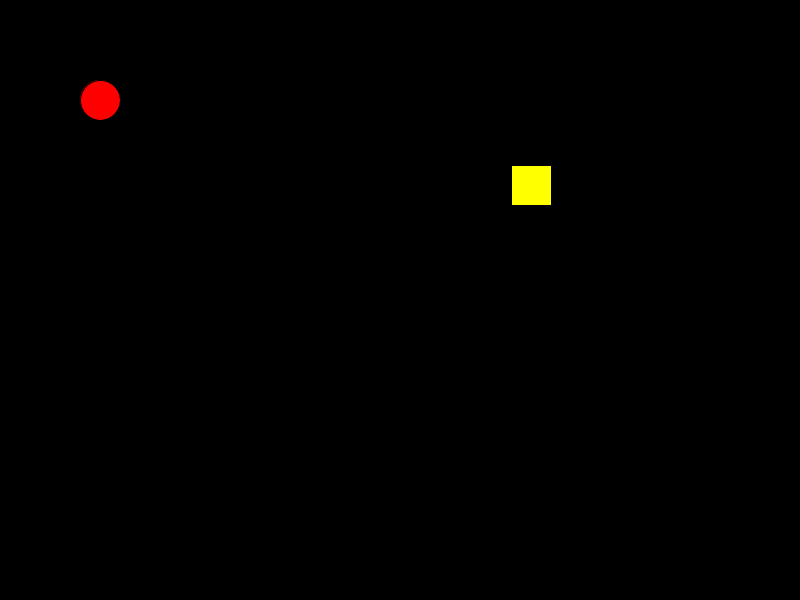
Frame 1 (no input)
Frame 60 (the mouse pressed at the canvas centre just before this capture): identical to frame 1, image omitted
Frame 120 (the mouse held since frame 60 and released just before this capture): identical to frame 1, image omitted

The Processing sketch that drew this single still picture (run headless with seeded random() and noise(); from frame 60 on, the mouse is pressed at the canvas centre):

// Processing sketch: Ejercicio_17
// ── Ejercicio_17.pde
float x1 = 100, y1 = 100;
float x2, y2;
float distanciaTesoro = 50; 
boolean powerUp = false;

void setup() {
  size(800, 600);
  x2 = random(width - 40) + 20;
  y2 = random(height - 40) + 20; 
}

void draw() {
  background(0);
  float dx = x2 - x1;
  float dy = y2 - y1;
  float distancia = sqrt(dx*dx + dy*dy);
  String textoDistancia = "La distancia es de: " + distancia;
  println(textoDistancia);
  if (distancia <= distanciaTesoro && !powerUp) {
    println("¡Power-Up activado!");
    powerUp = true;
    x2 = random(width - 40) + 20;
    y2 = random(height - 40) + 20; 
  }
  if (!powerUp) {
    fill(255, 255, 0);
    rect(x2, y2, 40, 40); 
  }
  fill(255, 0, 0); 
  ellipse(x1, y1, 40, 40);
}

void mouseMoved() {
  x1 = mouseX;
  y1 = mouseY;
}
